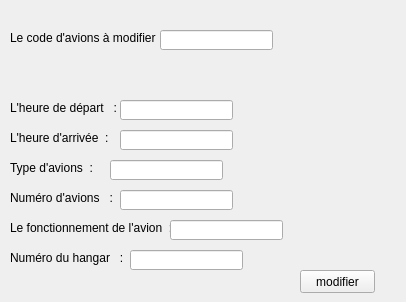
      <widget class="QWidget" name="tab_17">
       <attribute name="title">
        <string>Mise à jour</string>
       </attribute>
       <widget class="QLabel" name="label_51">
        <property name="geometry">
         <rect>
          <x>10</x>
          <y>30</y>
          <width>161</width>
          <height>16</height>
         </rect>
        </property>
        <property name="text">
         <string>Le code d'avions à modifier  :</string>
        </property>
       </widget>
       <widget class="QLabel" name="label_52">
        <property name="geometry">
         <rect>
          <x>10</x>
          <y>100</y>
          <width>161</width>
          <height>16</height>
         </rect>
        </property>
        <property name="text">
         <string>L'heure de départ   :</string>
        </property>
       </widget>
       <widget class="QLabel" name="label_53">
        <property name="geometry">
         <rect>
          <x>10</x>
          <y>130</y>
          <width>161</width>
          <height>16</height>
         </rect>
        </property>
        <property name="text">
         <string>L'heure d'arrivée  :</string>
        </property>
       </widget>
       <widget class="QLabel" name="label_54">
        <property name="geometry">
         <rect>
          <x>10</x>
          <y>160</y>
          <width>161</width>
          <height>16</height>
         </rect>
        </property>
        <property name="text">
         <string>Type d'avions  :</string>
        </property>
       </widget>
       <widget class="QLabel" name="label_55">
        <property name="geometry">
         <rect>
          <x>10</x>
          <y>190</y>
          <width>161</width>
          <height>16</height>
         </rect>
        </property>
        <property name="text">
         <string>Numéro d'avions   :</string>
        </property>
       </widget>
       <widget class="QLabel" name="label_56">
        <property name="geometry">
         <rect>
          <x>10</x>
          <y>220</y>
          <width>221</width>
          <height>16</height>
         </rect>
        </property>
        <property name="text">
         <string>Le fonctionnement de l'avion  :</string>
        </property>
       </widget>
       <widget class="QLabel" name="label_57">
        <property name="geometry">
         <rect>
          <x>10</x>
          <y>250</y>
          <width>171</width>
          <height>16</height>
         </rect>
        </property>
        <property name="text">
         <string>Numéro du hangar   :</string>
        </property>
       </widget>
       <widget class="QLineEdit" name="lineEdit_code2avion">
        <property name="geometry">
         <rect>
          <x>160</x>
          <y>30</y>
          <width>113</width>
          <height>20</height>
         </rect>
        </property>
       </widget>
       <widget class="QLineEdit" name="lineEdit_typeavion2avion">
        <property name="geometry">
         <rect>
          <x>110</x>
          <y>160</y>
          <width>113</width>
          <height>20</height>
         </rect>
        </property>
       </widget>
       <widget class="QLineEdit" name="lineEdit_numavi2avion">
        <property name="geometry">
         <rect>
          <x>120</x>
          <y>190</y>
          <width>113</width>
          <height>20</height>
         </rect>
        </property>
       </widget>
       <widget class="QLineEdit" name="lineEdit_fct2avion">
        <property name="geometry">
         <rect>
          <x>170</x>
          <y>220</y>
          <width>113</width>
          <height>20</height>
         </rect>
        </property>
       </widget>
       <widget class="QLineEdit" name="lineEdit_numhangar2avion">
        <property name="geometry">
         <rect>
          <x>130</x>
          <y>250</y>
          <width>113</width>
          <height>20</height>
         </rect>
        </property>
       </widget>
       <widget class="QLabel" name="label_58">
        <property name="geometry">
         <rect>
          <x>306</x>
          <y>20</y>
          <width>91</width>
          <height>81</height>
         </rect>
        </property>
        <property name="text">
         <string/>
        </property>
        <property name="pixmap">
         <pixmap>../b_miseàjour.png</pixmap>
        </property>
        <property name="scaledContents">
         <bool>true</bool>
        </property>
       </widget>
       <widget class="QLineEdit" name="lineEdit_dep2avion">
        <property name="geometry">
         <rect>
          <x>120</x>
          <y>100</y>
          <width>113</width>
          <height>20</height>
         </rect>
        </property>
       </widget>
       <widget class="QLineEdit" name="lineEdit_arr2avion">
        <property name="geometry">
         <rect>
          <x>120</x>
          <y>130</y>
          <width>113</width>
          <height>20</height>
         </rect>
        </property>
       </widget>
       <widget class="QPushButton" name="pushbutton_modifier1avion">
        <property name="geometry">
         <rect>
          <x>300</x>
          <y>270</y>
          <width>75</width>
          <height>23</height>
         </rect>
        </property>
        <property name="styleSheet">
         <string notr="true"/>
        </property>
        <property name="text">
         <string>modifier</string>
        </property>
       </widget>
      </widget>
